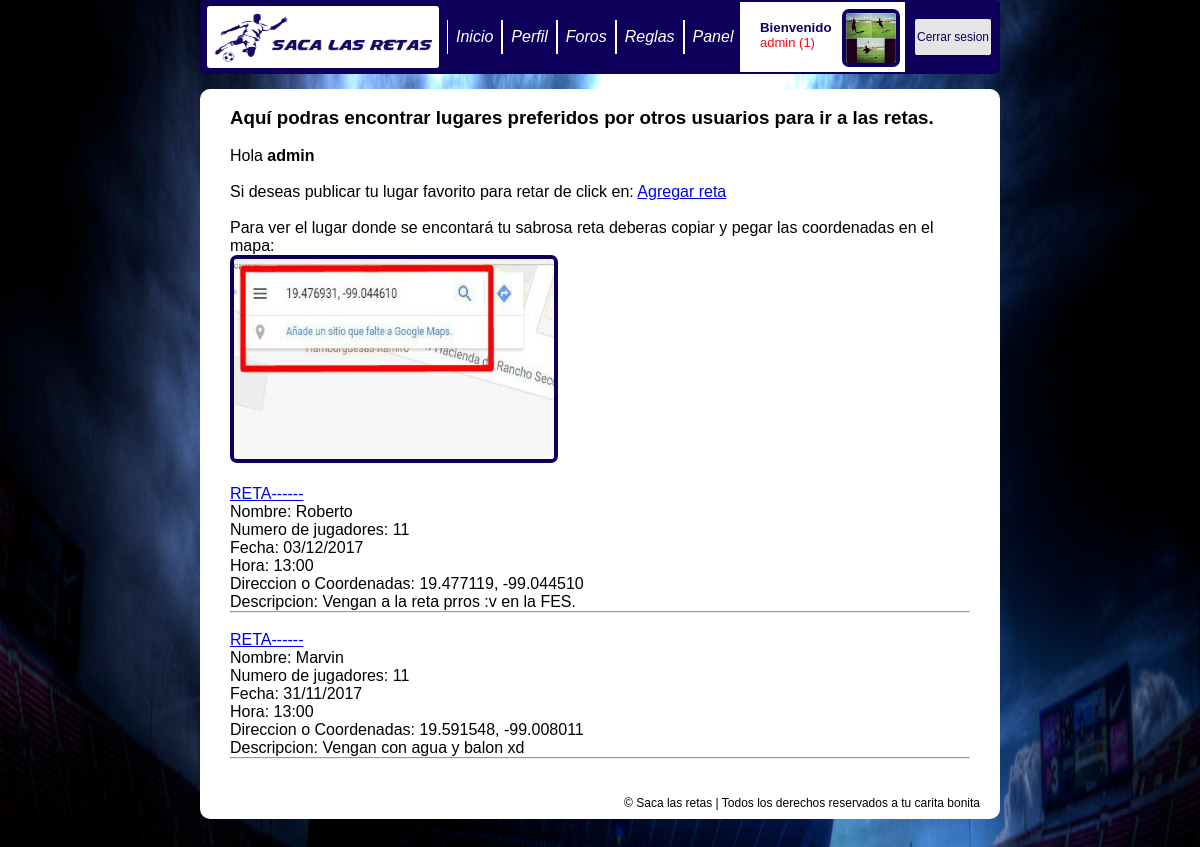
The app's page /foros.php (signed in) with its own data.
### tables this page shows
CREATE TABLE `usuarios` (
  `id_use` int(11) NOT NULL,
  `nombre` varchar(100) NOT NULL,
  `usuario` varchar(100) NOT NULL,
  `contrasena` varchar(100) NOT NULL,
  `avatar` varchar(200) NOT NULL,
  `email` varchar(100) NOT NULL,
  `fecha_reg` datetime NOT NULL,
  `rango` int(11) NOT NULL,
  `descripcion` varchar(1000) NOT NULL,
  `edad` varchar(100) NOT NULL,
  `tipfut` varchar(100) NOT NULL
);

CREATE TABLE `retas` (
  `id_ret` int(11) NOT NULL,
  `nombreusuario` varchar(200) NOT NULL,
  `numjugadores` varchar(200) NOT NULL,
  `fecha` varchar(200) NOT NULL,
  `hora` varchar(200) NOT NULL,
  `descripcion` varchar(1000) NOT NULL,
  `coor` varchar(200) NOT NULL
);

### foros.php (the view, shortened to what this page needs)
<?php
include 'lib/config.php';
?>
<!DOCTYPE html>
<html>
<head>
	<link rel="stylesheet" href="css/estilos.css">
</head>
<body>
		<header>
			<div id="logo">
				<img class="borde" src="./img/logo.png" width="232" height="62">
			</div>
			<div id="menu">
				<br>
				<ul>
					<li><a href="index.php">Inicio</a></li>
					<li><a href="perfilr.php?id= <?php echo $_SESSION['id']; ?>">Perfil</a></li>
					<li><a href="foros.php">Foros</a></li>
					<li><a href="reglas.php">Reglas</a></li>
					<?php   if ($_SESSION['rango']== '1' or $_SESSION['rango']== '0') {?><li><a href="panel">Panel</a></li><?php }?>
				</ul>
			</div>
			<div id="perfil">
				<?php
				$query="SELECT * FROM usuarios WHERE id_use = '".$_SESSION['id']."'";
  				$result=mysqli_query($con,$query);
				$row= mysqli_fetch_array($result);
				$rango="SELECT * FROM rangop WHERE id = '".$row['rango']."'";
  					$result1=mysqli_query($con,$rango);
  					$ran= mysqli_fetch_array($result1);
				?>
					<div id="name">
						<br>
						<h5>Bienvenido</h5> <font size="2"><p style="color: <?php echo $ran['color']; ?> "><?php echo $_SESSION['usuario'];  ?>  (<?php echo $_SESSION['rango'];  ?>) </p></font>
						<br>
						<?php if ($row['avatar']!='') {?>
					</div>
					<div id="p_img">
						<img src="<?php echo $row['avatar']; ?>" width="50" height="50">
						<?php } ?>
					</div>
					<div id="edit">
						<form action="logout.php" method="post">
						<input type="submit" name="cerrar_s" value="Cerrar sesion">
					</div>
			</div>
		</header>
		<nav></nav>
		<main>
			<div id="note">
				<div id="foro-y">
					<br>
					<h3>Aquí podras encontrar lugares preferidos por otros usuarios para ir a las retas.</h3>
					<br>
					Hola <strong><?php echo $_SESSION['usuario']; ?></strong>
					<br>
					<br>
					Si deseas publicar tu lugar favorito para retar de click en:
					<a href="agregarretas.php">Agregar reta</a>
					<br>
					<br>
					Para ver el lugar donde se encontará tu sabrosa reta deberas copiar y pegar las coordenadas en el mapa:
					<br>
					<img src="ins/ret.jpg" width="320" height="200">
					<br>
					<br>
					<?php
					$foro="SELECT * FROM retas ORDER BY id_ret DESC";
					$resforo=mysqli_query($con,$foro);
					while ($row=mysqli_fetch_array($resforo)) {
						?>
					<a href="reta.php?id=<?php echo $row['id_ret']; ?>">  RETA------</a>
					<br>
					    Nombre:
						<?php echo $row['nombreusuario']; ?>
    					<br>
    					Numero de jugadores:
						<?php echo $row['numjugadores']; ?>
						<br>
						Fecha:
    					<?php echo $row['fecha']; ?>
						<br>
						Hora:
						<?php echo $row['hora']; ?>
						<br>
						Direccion o Coordenadas:
						<?php echo $row['coor']; ?>
						<br>
						Descripcion:
						<?php echo $row['descripcion']; ?>
						<hr>
						<br>
						<?php
						}
						?>
					<iframe src="https://www.google.com/maps/embed?pb=!1m10!1m8!1m3!1d60200.63803196419!2d-99.13753509521518!3d19.432276716299377!3m2!1i1024!2i768!4f13.1!5e0!3m2!1ses!2sus!4v1512021018189" width="720" height="450" frameborder="0" style="border:0" allowfullscreen></iframe>
				</div>
			</div>
			<div id="footer">
				<p style="font-family: arial; font-size: 12px;">© Saca las retas | Todos los derechos reservados a tu carita bonita</p>
			</div>
		</main>
</body>
</html>

### css/estilos.css (style rules this page uses)
* { padding: 0px; margin: auto; }
h5 { margin-left: 20px; color: #0E005A; }
p { margin-left: 20px; margin-right: 20px; }
body { width: 800px; min-height: 600px; font-family: arial; background-image: url(../img/bg2.jpg); background-repeat: no-repeat; background-position: center; background-size: 100% 100%; background-attachment: fixed; }
header { width: 800px; height: 70px; background-color: #0E005A; border-bottom: 2px solid #0E005A; border-top: 2px solid #0E005A; border-radius: 5px; }
nav { width: 800px; height: 15px; }
main { width: 800px; height: 730px; background-color: white; padding: 0px; text-align: center; float: center; border-radius: 10px; }
#footer { width: 800px; height: 23px; padding-top: 7px; text-align: right; clear: both; float: left; }
#logo { width: 237px; height: 70px; float: left; padding-left: 3px; }
#menu { width: 293px; height: 70px; float: left; clear: right; background-color: #0E005A; padding-left: 7px; }
#name { width: 95px; height: 70px; float: left; background-color: white; padding-left:0px; }
#p_img { width: 63px; height: 63px; float: left; clear: right; padding-left: 7px; padding-top: 7px; background-color: white; }
#edit { width: 87px; height: 55px; float: left; clear: right; background-color: #0E005A; padding-left: 8px; padding-top: 15px; }
ul { width: 300px; height: 100px; list-style: none; overflow: hidden; }
ul li { float: left; font-style: italic; border-left: 0.1px solid white; border-right: 0.1px solid white; }
ul li a { display: block; padding: 8px; text-decoration: none; color: #fff; }
input[type=submit] { width: 80px; height: 40px; background-color: #E5E5E5; color: #0E005A; padding: 0px; border: 2px solid #0E005A; border-radius: 4px; font-size: 12px; }
#note { width: 800px; height: 700px; float: left; }
#foro-y { width: 740px; height: 700px; float: left; overflow-y: scroll; text-align: left; padding-left: 30px; padding-right: 30px; }
img { border: 4px solid #0E005A; border-radius: 7px; }
input { width: 600px; height: 25px; border: 2px solid #E5E5E5; border-radius: 4px; background-color: #E5E5E5; }

### records on screen
usuarios: avatar (picture)
retas: nombreusuario "Roberto", numjugadores "11", fecha "03/12/2017", hora "13:00", coor "19.477119, -99.044510", descripcion "Vengan a la reta prros :v en la FES."
retas: nombreusuario "Marvin", numjugadores "11", fecha "31/11/2017", hora "13:00", coor "19.591548, -99.008011", descripcion "Vengan con agua y balon xd"

### other values on screen
$_SESSION['usuario'] "admin"
$_SESSION['rango'] "1"
